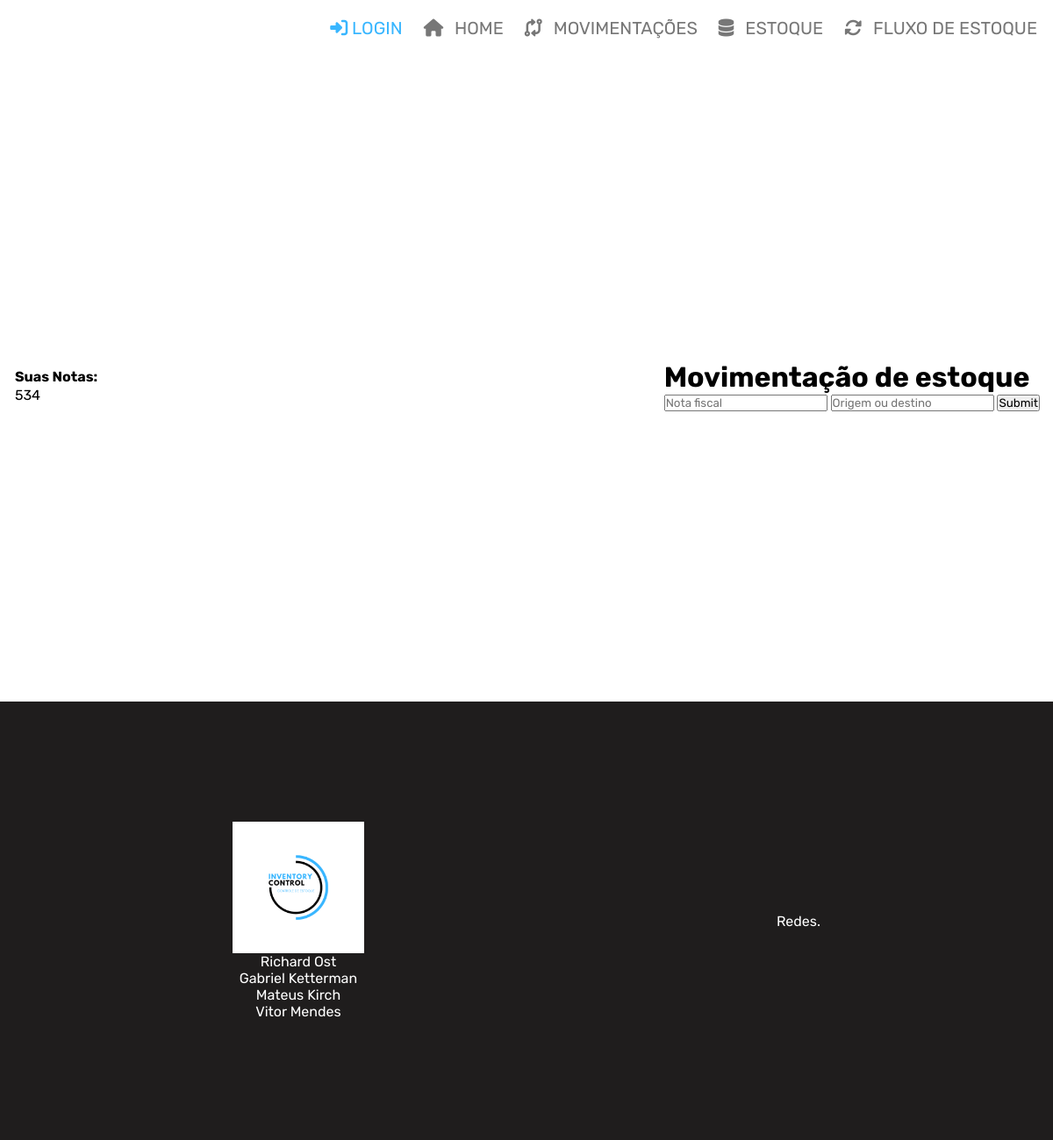
Before: /movimentacao.php with the older database file.
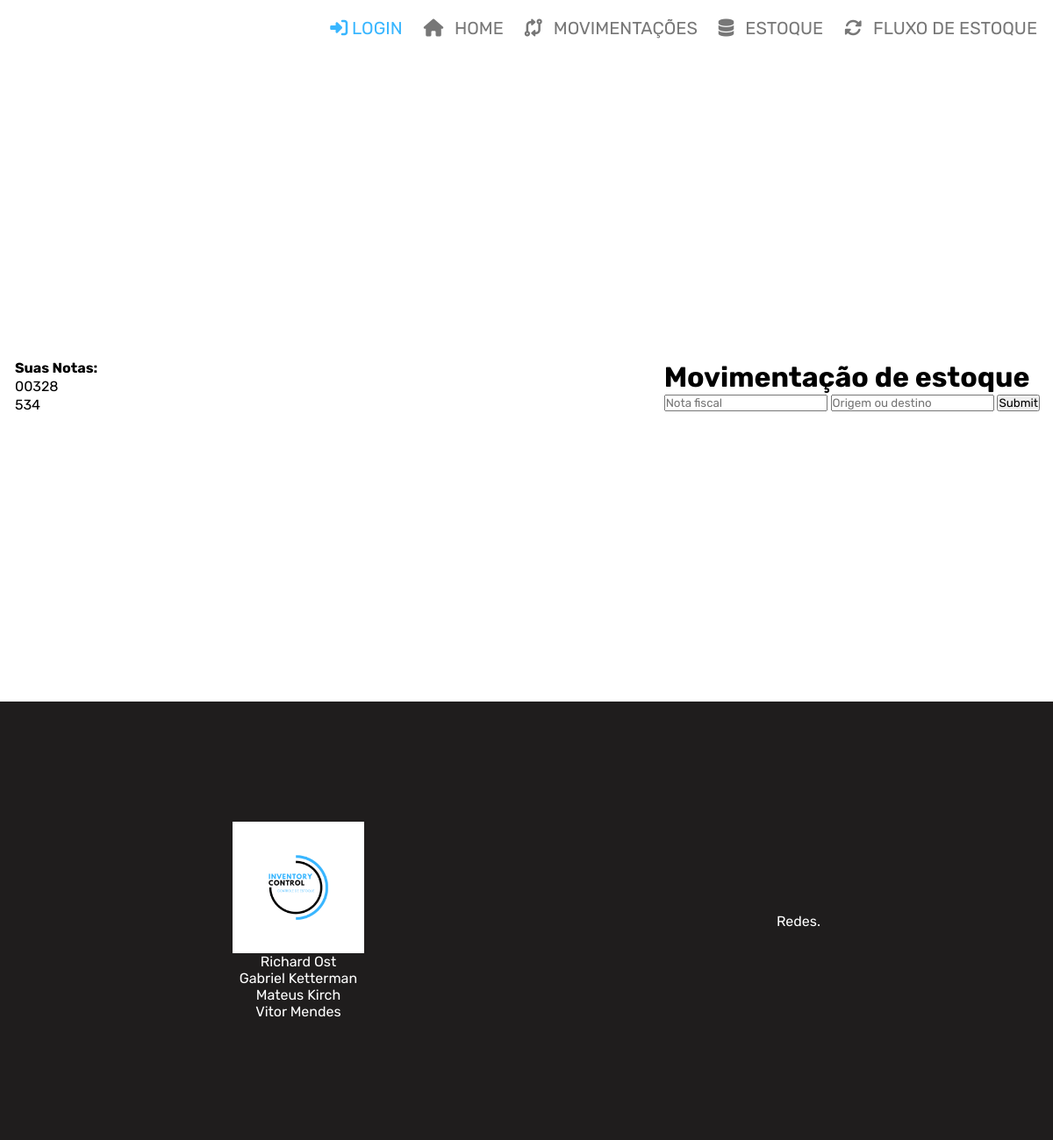
After: the same page with the newer database file.
### tables this page shows
CREATE TABLE IF NOT EXISTS `notafiscal` (
  `idNota` int(11) NOT NULL AUTO_INCREMENT,
  `tipoMov` tinyint(1) NOT NULL,
  `numeroNota` varchar(255) NOT NULL,
  `lancada` tinyint(1) NOT NULL,
  PRIMARY KEY (`idNota`)
);

### dao/NotaFiscalDAO.php (called while the page is built, shortened)
<?php
class NotaFiscalDAO implements NotaFiscalDAOInterface {
  private $conn;
  public function __construct(PDO $conn) {
    $this->conn = $conn;
  }
  public function findNotasDisponiveis() {
    $stmt = $this->conn->prepare("SELECT * FROM notafiscal WHERE lancada = 0");
    $stmt->execute();
    if($notas = $stmt->fetchAll(PDO::FETCH_ASSOC)) {
      return $notas;
    } else {
      return false;
    }
  }
}

### php/url.php (called while the page is built, shortened)
<?php
  $BASE_URL = "http://" . $_SERVER['SERVER_NAME'] . dirname($_SERVER['REQUEST_URI'] . '?');

### movimentacao.php (the view, shortened to what this page needs)
<?php
  include_once("templates/header.php");
  include_once("dao/NotaFiscalDAO.php");
  $notaFiscal = new NotaFiscalDAO($conexao);
  $allNotas = $notaFiscal->findNotasDisponiveis();
?>
    <main class="container">
          <table>
            <thead>
              <tr>
                <th>Suas Notas:</th>
              </tr>
            </thead>
            <tbody>
              <?php if($allNotas): ?>
              <?php foreach($allNotas as $nota): ?>
                <tr><td><?= $nota['numeroNota'] ?></td></tr>
              <?php endforeach; ?>
              <?php else: ?>
                <tr><td>Nenhuma nota disponível</td></tr>
              <?php endif; ?>
            </tbody>
          </table>
        <div class="container-form" id="container-form">
            <form action="<?= $BASE_URL ?>/php/processoLancarNota.php" method="post" id="formulario">
                <h1 class="h1-cadastro">Movimentação de estoque</h1>
            <div class="form-inputs-container">
                <input type="text" class="input" id="numero-nota" name="numero-nota" required="required" placeholder="Nota fiscal"/>
                <input class="input" id="origem" name="origem" required="required" type="text" placeholder="Origem ou destino"/>
                <input type="submit" id="submit-button"></input>
            </div>
            </form>
        </div>
    </main>
    <?php include_once("templates/footer.php"); ?>
</body>
</html>

Changed rows visible on the page:
now on this page (row edited): notafiscal: numeroNota "00328"
